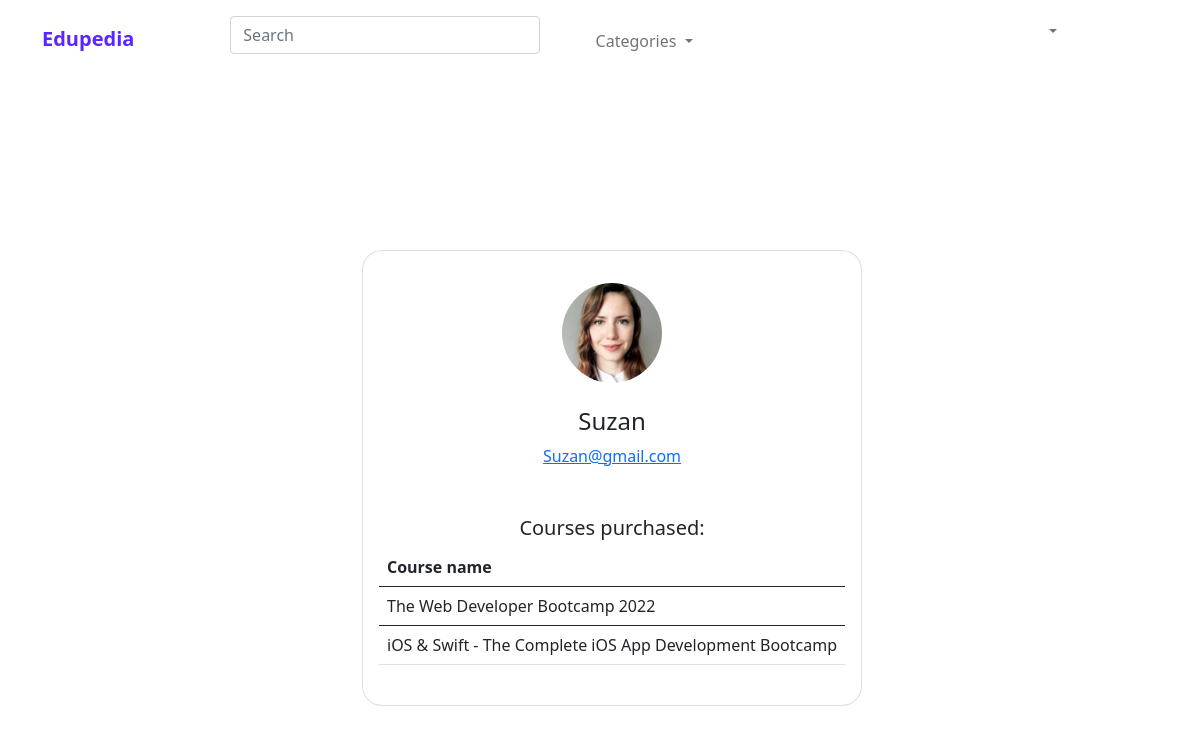
The page /server/learner.php?id=14 on the database its author committed.
### tables this page shows
CREATE TABLE `user` (
  `id` int(11) NOT NULL,
  `type` int(11) NOT NULL,
  `fname` varchar(50) NOT NULL,
  `email` varchar(62) NOT NULL,
  `password` varchar(255) NOT NULL,
  `security_ans` varchar(255) NOT NULL,
  `picture` varchar(255) DEFAULT NULL,
  `tutor_status` int(11) DEFAULT NULL,
  `admin_rank` int(11) DEFAULT NULL,
  `tutor_cv` varchar(255) DEFAULT NULL,
  `status` text DEFAULT NULL
);

CREATE TABLE `enroll` (
  `learner_id` int(11) NOT NULL,
  `course_id` int(11) NOT NULL,
  `progress` int(11) NOT NULL
);

CREATE TABLE `course` (
  `id` int(11) NOT NULL,
  `name` varchar(255) NOT NULL,
  `image` varchar(255) NOT NULL,
  `content` varchar(255) NOT NULL,
  `description` varchar(255) NOT NULL,
  `level` varchar(255) NOT NULL,
  `price` int(11) NOT NULL,
  `rating` int(11) NOT NULL,
  `status` int(11) NOT NULL,
  `category` int(11) NOT NULL,
  `tutor_id` int(11) NOT NULL,
  `admin_id` int(11) DEFAULT NULL
);

### server/learner.php (the view, shortened to what this page needs)
<html>
<head>
  <link rel="stylesheet" type="text/css" href="styles/styles.css">
  <link href="https://cdn.jsdelivr.net/npm/bootstrap@5.0.2/dist/css/bootstrap.min.css" rel="stylesheet">
  <link rel="stylesheet" href="https://cdnjs.cloudflare.com/ajax/libs/font-awesome/4.7.0/css/font-awesome.min.css">
</head>
<body id="learnerbody">
  <?php
  include_once 'navbarAdmin.php';
  include_once 'database.php';
  $sql = "SELECT * FROM user WHERE id='" . $_GET['id'] . "'";
  $result = $conn->query($sql);
  $row = $result->fetch_assoc();
  ?>
  <section class="vh-100" id="backg">
    <div class="container py-5 h-100">
      <div class="row d-flex justify-content-center align-items-center h-100" >
        <div class="col-md-12 col-xl-4">
          <div class="card" style="border-radius: 20px;" id="learnerView">
            <div class="card-body text-center">
              <div class="mt-3 mb-4">
                <?php
                if ($row['picture'] != "") {
                ?>
                  <img src="<?php echo $row['picture'] ?>" class="rounded-circle img-fluid" style="width: 100px;" />
                <?php } else {
                ?>
                  <img src="images/pic.png" class="rounded-circle img-fluid" style="width: 100px;" />
                <?php
                } ?>
              </div>
              <h4 class="mb-2"><?php echo $row['fname'] ?></h4>
              <p class="text-muted mb-4"><a href="#!"><?php echo $row['email'] ?></a></p>
              <div class="d-flex justify-content-center text-center mt-5 mb-2">
                <div>
                  <p class="mb-2 h5">Courses purchased:</p>
                  <?php
                  $sql1 = "SELECT * FROM enroll WHERE learner_id='" . $_GET['id'] . "'";
                  $result1 = $conn->query($sql1);
                  if ($result1->num_rows > 0) {
                  ?>
                    <table class="table table-hover">
                      <thead>
                        <tr>
                          <th>Course name</th>
                        </tr>
                      </thead>
                      <?php
                      while ($row1 = $result1->fetch_assoc()) {
                        $sql2 = "SELECT name FROM course WHERE id='" . $row1['course_id'] . "'";
                        $result2 = $conn->query($sql2);
                        $row2 = $result2->fetch_assoc();
                      ?>
                        <tbody>
                          <tr scope="row">
                            <td><?php echo $row2['name'] ?></td>
                          </tr>
                        </tbody>
                      <?php
                      }
                    } else {
                      ?>
                      <p class="text-muted mb-0">Not enrolled in any course</p>
                    <?php
                    }
                    ?>
                    </table>
                </div>
              </div>
            </div>
          </div>
        </div>
      </div>
    </div>
  </section>
</body>
</html>

### server/styles/styles.css (style rules this page uses)
:root { --primary: #5B25FF; --dark: rgb(17, 16, 16); --body: #363EE0; --dark2: #1c1d1f; --box-shadow: 2px 3px 5px grey; --active:#FFA700; --font:"Open Sans", sans-serif; }
.card { width:270px; }
body { font-family: 'Lato', sans-serif; }
body { font-family: Arail, sans-serif; }

### server/learner.php (style rules this page uses)
#learnerView { width: 500px; }
#backg { background-color: white; padding-right: 150px; }
#learnerbody { background-image: url(../images/loginbackground.png); background-repeat: no-repeat; background-position-x: left; background-position-y: 150px; background-size: 400px; }

### rows shown on the page
user: picture (picture), fname "Suzan", email "Suzan@gmail.com"
enroll: course.name "The Web Developer Bootcamp 2022"
enroll: course.name "iOS & Swift - The Complete iOS App Development Bootcamp"
